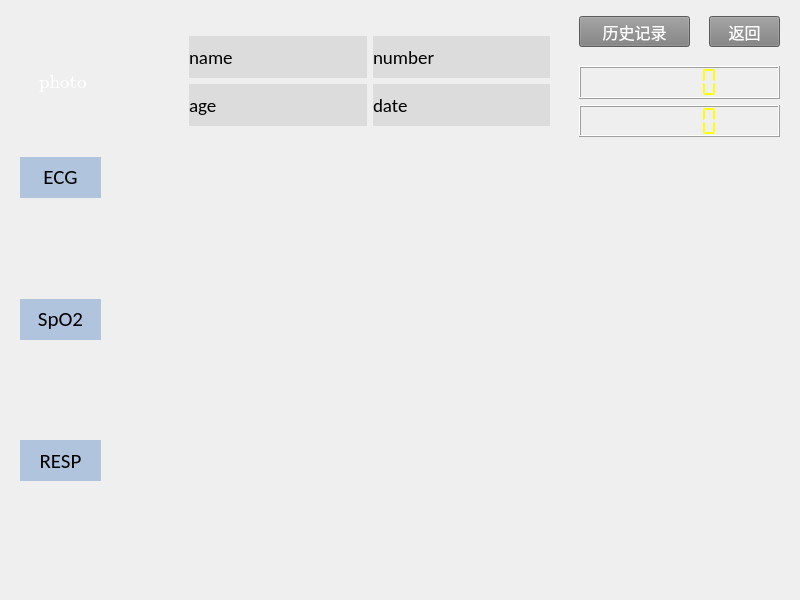
<?xml version="1.0" encoding="UTF-8"?>
<ui version="4.0">
 <class>WidgetCurrent</class>
 <widget class="QWidget" name="WidgetCurrent">
  <property name="geometry">
   <rect>
    <x>0</x>
    <y>0</y>
    <width>800</width>
    <height>600</height>
   </rect>
  </property>
  <property name="windowTitle">
   <string>Form</string>
  </property>
  <widget class="QWidget" name="layoutWidget">
   <property name="geometry">
    <rect>
     <x>102</x>
     <y>157</y>
     <width>531</width>
     <height>421</height>
    </rect>
   </property>
   <layout class="QVBoxLayout" name="verticalLayout_2">
    <item>
     <widget class="QWidget" name="ECGWave" native="true">
      <property name="styleSheet">
       <string notr="true"/>
      </property>
     </widget>
    </item>
    <item>
     <widget class="QWidget" name="SpO2Wave" native="true">
      <property name="styleSheet">
       <string notr="true"/>
      </property>
     </widget>
    </item>
    <item>
     <widget class="QWidget" name="RESPWave" native="true">
      <property name="styleSheet">
       <string notr="true"/>
      </property>
     </widget>
    </item>
   </layout>
  </widget>
  <widget class="QWidget" name="RESP" native="true">
   <property name="geometry">
    <rect>
     <x>20</x>
     <y>440</y>
     <width>81</width>
     <height>41</height>
    </rect>
   </property>
   <property name="styleSheet">
    <string notr="true">background-color:#B0C4DE</string>
   </property>
   <widget class="QLabel" name="RESPLabel">
    <property name="geometry">
     <rect>
      <x>0</x>
      <y>5</y>
      <width>81</width>
      <height>31</height>
     </rect>
    </property>
    <property name="font">
     <font>
      <family>Calibri</family>
      <pointsize>16</pointsize>
     </font>
    </property>
    <property name="styleSheet">
     <string notr="true"/>
    </property>
    <property name="text">
     <string>RESP</string>
    </property>
    <property name="alignment">
     <set>Qt::AlignCenter</set>
    </property>
   </widget>
  </widget>
  <widget class="QWidget" name="layoutWidget_2">
   <property name="geometry">
    <rect>
     <x>649</x>
     <y>156</y>
     <width>131</width>
     <height>421</height>
    </rect>
   </property>
   <layout class="QVBoxLayout" name="verticalLayout">
    <item>
     <widget class="QWidget" name="ECGData" native="true"/>
    </item>
    <item>
     <widget class="QWidget" name="SpO2Data" native="true"/>
    </item>
    <item>
     <widget class="QWidget" name="RESPData" native="true"/>
    </item>
   </layout>
   <zorder>SpO2Data</zorder>
   <zorder>RESPData</zorder>
   <zorder>ECGData</zorder>
  </widget>
  <widget class="QPushButton" name="backButton">
   <property name="geometry">
    <rect>
     <x>709</x>
     <y>16</y>
     <width>71</width>
     <height>31</height>
    </rect>
   </property>
   <property name="font">
    <font>
     <family>微软雅黑</family>
     <pointsize>12</pointsize>
     <weight>50</weight>
     <bold>false</bold>
    </font>
   </property>
   <property name="styleSheet">
    <string notr="true">color:white; background-color:grey</string>
   </property>
   <property name="text">
    <string>返回</string>
   </property>
  </widget>
  <widget class="QWidget" name="layoutWidget_4">
   <property name="geometry">
    <rect>
     <x>189</x>
     <y>36</y>
     <width>361</width>
     <height>90</height>
    </rect>
   </property>
   <layout class="QGridLayout" name="gridLayout">
    <item row="0" column="0">
     <widget class="QLabel" name="name">
      <property name="font">
       <font>
        <family>Calibri</family>
        <pointsize>14</pointsize>
       </font>
      </property>
      <property name="styleSheet">
       <string notr="true">color: black; background-color:Gainsboro </string>
      </property>
      <property name="text">
       <string>name</string>
      </property>
      <property name="textFormat">
       <enum>Qt::AutoText</enum>
      </property>
      <property name="alignment">
       <set>Qt::AlignLeading|Qt::AlignLeft|Qt::AlignVCenter</set>
      </property>
      <property name="wordWrap">
       <bool>false</bool>
      </property>
      <property name="margin">
       <number>6</number>
      </property>
      <property name="indent">
       <number>-1</number>
      </property>
     </widget>
    </item>
    <item row="0" column="1">
     <widget class="QLabel" name="number">
      <property name="font">
       <font>
        <family>Calibri</family>
        <pointsize>14</pointsize>
       </font>
      </property>
      <property name="styleSheet">
       <string notr="true">color: black; background-color:Gainsboro </string>
      </property>
      <property name="text">
       <string>number</string>
      </property>
      <property name="margin">
       <number>6</number>
      </property>
     </widget>
    </item>
    <item row="1" column="0">
     <widget class="QLabel" name="age">
      <property name="font">
       <font>
        <family>Calibri</family>
        <pointsize>14</pointsize>
       </font>
      </property>
      <property name="styleSheet">
       <string notr="true">color: black; background-color:Gainsboro </string>
      </property>
      <property name="text">
       <string>age</string>
      </property>
      <property name="margin">
       <number>6</number>
      </property>
     </widget>
    </item>
    <item row="1" column="1">
     <widget class="QLabel" name="date">
      <property name="font">
       <font>
        <family>Calibri</family>
        <pointsize>14</pointsize>
       </font>
      </property>
      <property name="styleSheet">
       <string notr="true">color: black; background-color:Gainsboro </string>
      </property>
      <property name="text">
       <string>date</string>
      </property>
      <property name="margin">
       <number>6</number>
      </property>
     </widget>
    </item>
   </layout>
  </widget>
  <widget class="QWidget" name="ECG" native="true">
   <property name="geometry">
    <rect>
     <x>20</x>
     <y>157</y>
     <width>81</width>
     <height>41</height>
    </rect>
   </property>
   <property name="styleSheet">
    <string notr="true">background-color:#B0C4DE</string>
   </property>
   <widget class="QLabel" name="ECGLabel">
    <property name="geometry">
     <rect>
      <x>0</x>
      <y>-1</y>
      <width>81</width>
      <height>41</height>
     </rect>
    </property>
    <property name="font">
     <font>
      <family>Calibri</family>
      <pointsize>16</pointsize>
      <weight>50</weight>
      <bold>false</bold>
     </font>
    </property>
    <property name="styleSheet">
     <string notr="true"/>
    </property>
    <property name="text">
     <string>ECG</string>
    </property>
    <property name="alignment">
     <set>Qt::AlignCenter</set>
    </property>
   </widget>
  </widget>
  <widget class="QWidget" name="SpO2" native="true">
   <property name="geometry">
    <rect>
     <x>20</x>
     <y>299</y>
     <width>81</width>
     <height>41</height>
    </rect>
   </property>
   <property name="styleSheet">
    <string notr="true">background-color:#B0C4DE</string>
   </property>
   <widget class="QLabel" name="SpO2Label">
    <property name="geometry">
     <rect>
      <x>0</x>
      <y>-1</y>
      <width>81</width>
      <height>41</height>
     </rect>
    </property>
    <property name="font">
     <font>
      <family>Calibri</family>
      <pointsize>16</pointsize>
     </font>
    </property>
    <property name="styleSheet">
     <string notr="true"/>
    </property>
    <property name="text">
     <string>SpO2</string>
    </property>
    <property name="alignment">
     <set>Qt::AlignCenter</set>
    </property>
   </widget>
  </widget>
  <widget class="QPushButton" name="historyButton">
   <property name="geometry">
    <rect>
     <x>579</x>
     <y>16</y>
     <width>111</width>
     <height>31</height>
    </rect>
   </property>
   <property name="font">
    <font>
     <family>微软雅黑</family>
     <pointsize>12</pointsize>
     <weight>50</weight>
     <bold>false</bold>
    </font>
   </property>
   <property name="styleSheet">
    <string notr="true">color:white; background-color:grey</string>
   </property>
   <property name="text">
    <string>历史记录</string>
   </property>
  </widget>
  <widget class="QLabel" name="photo">
   <property name="geometry">
    <rect>
     <x>39</x>
     <y>26</y>
     <width>141</width>
     <height>111</height>
    </rect>
   </property>
   <property name="font">
    <font>
     <family>Cambria Math</family>
     <pointsize>14</pointsize>
    </font>
   </property>
   <property name="styleSheet">
    <string notr="true">color: white</string>
   </property>
   <property name="text">
    <string>photo</string>
   </property>
  </widget>
  <widget class="QWidget" name="layoutWidget_5">
   <property name="geometry">
    <rect>
     <x>-1</x>
     <y>6</y>
     <width>2</width>
     <height>2</height>
    </rect>
   </property>
   <layout class="QVBoxLayout" name="verticalLayout_3"/>
  </widget>
  <widget class="QWidget" name="layoutWidget_3">
   <property name="geometry">
    <rect>
     <x>579</x>
     <y>66</y>
     <width>201</width>
     <height>71</height>
    </rect>
   </property>
   <layout class="QVBoxLayout" name="verticalLayout_5">
    <item>
     <widget class="QLCDNumber" name="dateClock">
      <property name="font">
       <font>
        <family>Cambria Math</family>
        <pointsize>10</pointsize>
       </font>
      </property>
      <property name="styleSheet">
       <string notr="true">color:yellow</string>
      </property>
      <property name="segmentStyle">
       <enum>QLCDNumber::Flat</enum>
      </property>
     </widget>
    </item>
    <item>
     <widget class="QLCDNumber" name="timeClock">
      <property name="font">
       <font>
        <family>Cambria Math</family>
        <pointsize>10</pointsize>
       </font>
      </property>
      <property name="styleSheet">
       <string notr="true">color:yellow</string>
      </property>
      <property name="segmentStyle">
       <enum>QLCDNumber::Flat</enum>
      </property>
     </widget>
    </item>
   </layout>
  </widget>
 </widget>
 <resources/>
 <connections/>
</ui>
